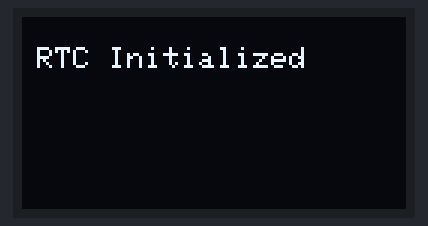
Bench run of a sketch on a simulated ESP8266 (NodeMCU). Parts: 128×64 one-colour display. The local clock reads 2024-03-15 10:24:30 at power-on unless the sketch sets it.

Above: at 0.1 s.
At 2.1 s:
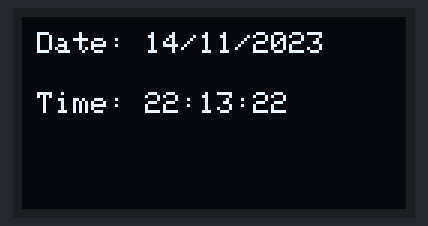
At 11.4 s:
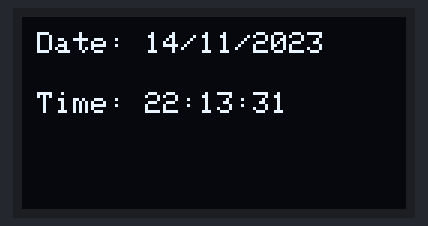
At 19.6 s:
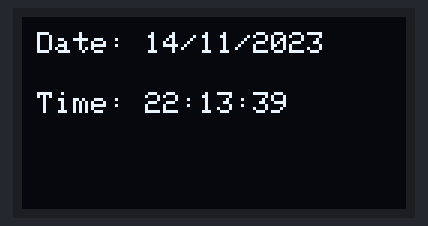
At 28.8 s:
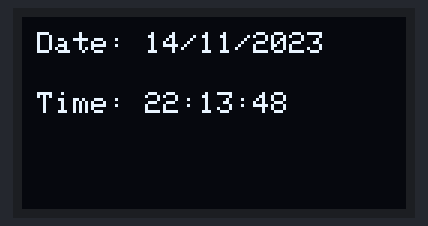
At 38.1 s:
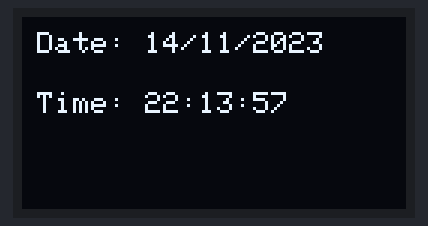

The sketch:

RTC.ino
```cpp
#include <Wire.h>
#include <RTClib.h>
#include <Adafruit_GFX.h>
#include <Adafruit_SSD1306.h>

// OLED settings
#define SCREEN_WIDTH 128
#define SCREEN_HEIGHT 64
#define OLED_RESET -1
Adafruit_SSD1306 display(SCREEN_WIDTH, SCREEN_HEIGHT, &Wire, OLED_RESET);

// RTC object
RTC_DS3231 rtc;

void setup() {
  Serial.begin(115200);

  Wire.begin(D2, D1); // SDA, SCL

  // Initialize OLED
  if (!display.begin(SSD1306_SWITCHCAPVCC, 0x3C)) {
    Serial.println("OLED not found");
    while (1);
  }

  display.clearDisplay();
  display.setTextSize(1.5);
  display.setTextColor(WHITE);

  // Initialize RTC
  if (!rtc.begin()) {
    Serial.println("RTC not found");
    while (1);
  }

  // Set time ONLY once, then comment this line
  rtc.adjust(DateTime(F(__DATE__), F(__TIME__)));

  display.setCursor(5, 10);
  display.println("RTC Initialized");
  display.display();
  delay(2000);
}

void loop() {
  DateTime now = rtc.now();

  display.clearDisplay();

  // Date
  display.setTextSize(1.5);
  display.setCursor(5, 5);
  display.print("Date: ");
  display.print(now.day());
  display.print("/");
  display.print(now.month());
  display.print("/");
  display.println(now.year());

  // Time
  display.setTextSize(1.5);
  display.setCursor(5, 25);
  display.print("Time: ");

  if (now.hour() < 10) display.print("0");
  display.print(now.hour());
  display.print(":");

  if (now.minute() < 10) display.print("0");
  display.print(now.minute());
  display.print(":");

  if (now.second() < 10) display.print("0");
  display.println(now.second());

  display.display();

  delay(1000);
}
```

Measured:
- what the display in image 2 shows lasts 1.0 s, from 11.3 s to 12.3 s
